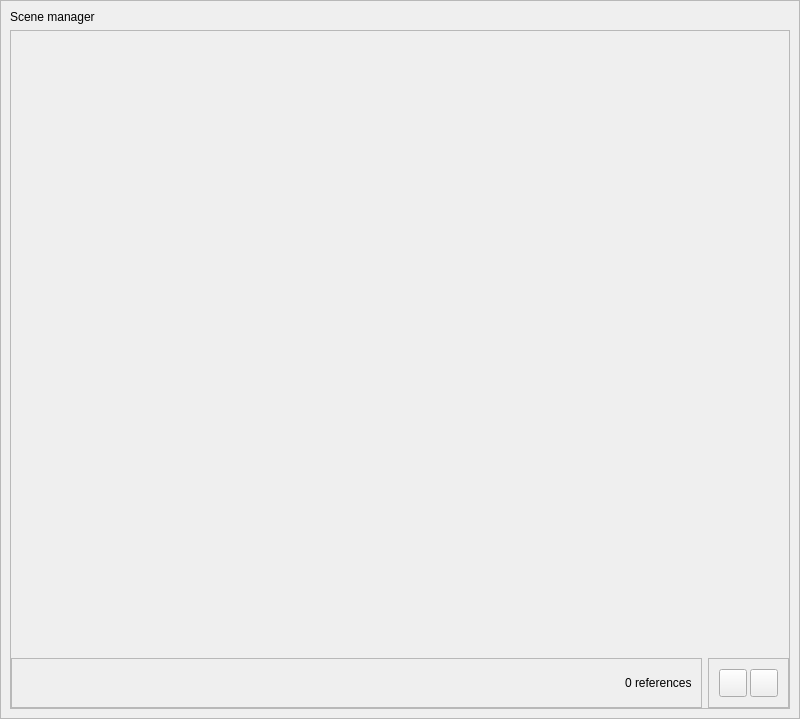
<?xml version="1.0" encoding="UTF-8"?>
<ui version="4.0">
 <class>NodeEditorWidget</class>
 <widget class="QWidget" name="NodeEditorWidget">
  <property name="geometry">
   <rect>
    <x>0</x>
    <y>0</y>
    <width>800</width>
    <height>719</height>
   </rect>
  </property>
  <property name="windowTitle">
   <string>Form</string>
  </property>
  <layout class="QVBoxLayout" name="verticalLayout_2">
   <property name="leftMargin">
    <number>0</number>
   </property>
   <property name="topMargin">
    <number>0</number>
   </property>
   <property name="rightMargin">
    <number>0</number>
   </property>
   <property name="bottomMargin">
    <number>0</number>
   </property>
   <item>
    <widget class="QFrame" name="node_editor_frame">
     <property name="frameShape">
      <enum>QFrame::StyledPanel</enum>
     </property>
     <property name="frameShadow">
      <enum>QFrame::Raised</enum>
     </property>
     <layout class="QVBoxLayout" name="verticalLayout_4">
      <item>
       <widget class="QLabel" name="scene_manager_label">
        <property name="text">
         <string>Scene manager</string>
        </property>
       </widget>
      </item>
      <item>
       <widget class="QScrollArea" name="node_editor_scrollArea">
        <property name="styleSheet">
         <string notr="true"/>
        </property>
        <property name="verticalScrollBarPolicy">
         <enum>Qt::ScrollBarAsNeeded</enum>
        </property>
        <property name="horizontalScrollBarPolicy">
         <enum>Qt::ScrollBarAsNeeded</enum>
        </property>
        <property name="widgetResizable">
         <bool>true</bool>
        </property>
        <widget class="QWidget" name="scrollAreaWidgetContents">
         <property name="geometry">
          <rect>
           <x>0</x>
           <y>0</y>
           <width>774</width>
           <height>670</height>
          </rect>
         </property>
         <property name="styleSheet">
          <string notr="true"/>
         </property>
         <layout class="QVBoxLayout" name="verticalLayout_3">
          <property name="leftMargin">
           <number>0</number>
          </property>
          <property name="topMargin">
           <number>0</number>
          </property>
          <property name="rightMargin">
           <number>0</number>
          </property>
          <property name="bottomMargin">
           <number>0</number>
          </property>
          <item>
           <layout class="QVBoxLayout" name="verticalLayout">
            <item>
             <spacer name="verticalSpacer_2">
              <property name="orientation">
               <enum>Qt::Vertical</enum>
              </property>
              <property name="sizeHint" stdset="0">
               <size>
                <width>20</width>
                <height>40</height>
               </size>
              </property>
             </spacer>
            </item>
            <item>
             <layout class="QHBoxLayout" name="horizontalLayout_2">
              <item>
               <spacer name="horizontalSpacer">
                <property name="orientation">
                 <enum>Qt::Horizontal</enum>
                </property>
                <property name="sizeHint" stdset="0">
                 <size>
                  <width>40</width>
                  <height>20</height>
                 </size>
                </property>
               </spacer>
              </item>
              <item>
               <layout class="QGridLayout" name="gridLayout">
                <property name="spacing">
                 <number>3</number>
                </property>
               </layout>
              </item>
              <item>
               <spacer name="horizontalSpacer_2">
                <property name="orientation">
                 <enum>Qt::Horizontal</enum>
                </property>
                <property name="sizeHint" stdset="0">
                 <size>
                  <width>40</width>
                  <height>20</height>
                 </size>
                </property>
               </spacer>
              </item>
             </layout>
            </item>
            <item>
             <widget class="QLabel" name="arrow_label">
              <property name="sizePolicy">
               <sizepolicy hsizetype="Minimum" vsizetype="Minimum">
                <horstretch>0</horstretch>
                <verstretch>0</verstretch>
               </sizepolicy>
              </property>
              <property name="maximumSize">
               <size>
                <width>16777215</width>
                <height>50</height>
               </size>
              </property>
              <property name="text">
               <string/>
              </property>
              <property name="alignment">
               <set>Qt::AlignCenter</set>
              </property>
             </widget>
            </item>
            <item>
             <layout class="QHBoxLayout" name="horizontalLayout"/>
            </item>
            <item>
             <spacer name="verticalSpacer_3">
              <property name="orientation">
               <enum>Qt::Vertical</enum>
              </property>
              <property name="sizeHint" stdset="0">
               <size>
                <width>20</width>
                <height>40</height>
               </size>
              </property>
             </spacer>
            </item>
            <item>
             <layout class="QHBoxLayout" name="horizontalLayout_4">
              <item>
               <widget class="QFrame" name="references_number_frame">
                <property name="minimumSize">
                 <size>
                  <width>20</width>
                  <height>0</height>
                 </size>
                </property>
                <property name="frameShape">
                 <enum>QFrame::StyledPanel</enum>
                </property>
                <property name="frameShadow">
                 <enum>QFrame::Raised</enum>
                </property>
                <layout class="QHBoxLayout" name="horizontalLayout_5">
                 <item>
                  <spacer name="horizontalSpacer_3">
                   <property name="orientation">
                    <enum>Qt::Horizontal</enum>
                   </property>
                   <property name="sizeHint" stdset="0">
                    <size>
                     <width>40</width>
                     <height>20</height>
                    </size>
                   </property>
                  </spacer>
                 </item>
                 <item>
                  <widget class="QLabel" name="references_number_label">
                   <property name="text">
                    <string>0 references</string>
                   </property>
                  </widget>
                 </item>
                </layout>
               </widget>
              </item>
              <item>
               <widget class="QFrame" name="node_editor_buttons_frame">
                <property name="minimumSize">
                 <size>
                  <width>0</width>
                  <height>20</height>
                 </size>
                </property>
                <property name="frameShape">
                 <enum>QFrame::StyledPanel</enum>
                </property>
                <property name="frameShadow">
                 <enum>QFrame::Raised</enum>
                </property>
                <layout class="QHBoxLayout" name="horizontalLayout_3">
                 <property name="spacing">
                  <number>3</number>
                 </property>
                 <property name="leftMargin">
                  <number>10</number>
                 </property>
                 <property name="topMargin">
                  <number>10</number>
                 </property>
                 <property name="rightMargin">
                  <number>10</number>
                 </property>
                 <property name="bottomMargin">
                  <number>10</number>
                 </property>
                 <item>
                  <widget class="QPushButton" name="update_all_pushButton">
                   <property name="minimumSize">
                    <size>
                     <width>28</width>
                     <height>28</height>
                    </size>
                   </property>
                   <property name="maximumSize">
                    <size>
                     <width>28</width>
                     <height>28</height>
                    </size>
                   </property>
                   <property name="text">
                    <string/>
                   </property>
                  </widget>
                 </item>
                 <item>
                  <widget class="QPushButton" name="trash_pushButton">
                   <property name="minimumSize">
                    <size>
                     <width>28</width>
                     <height>28</height>
                    </size>
                   </property>
                   <property name="maximumSize">
                    <size>
                     <width>28</width>
                     <height>28</height>
                    </size>
                   </property>
                   <property name="text">
                    <string/>
                   </property>
                  </widget>
                 </item>
                </layout>
               </widget>
              </item>
             </layout>
            </item>
           </layout>
          </item>
         </layout>
        </widget>
       </widget>
      </item>
     </layout>
    </widget>
   </item>
  </layout>
 </widget>
 <resources/>
 <connections/>
</ui>
